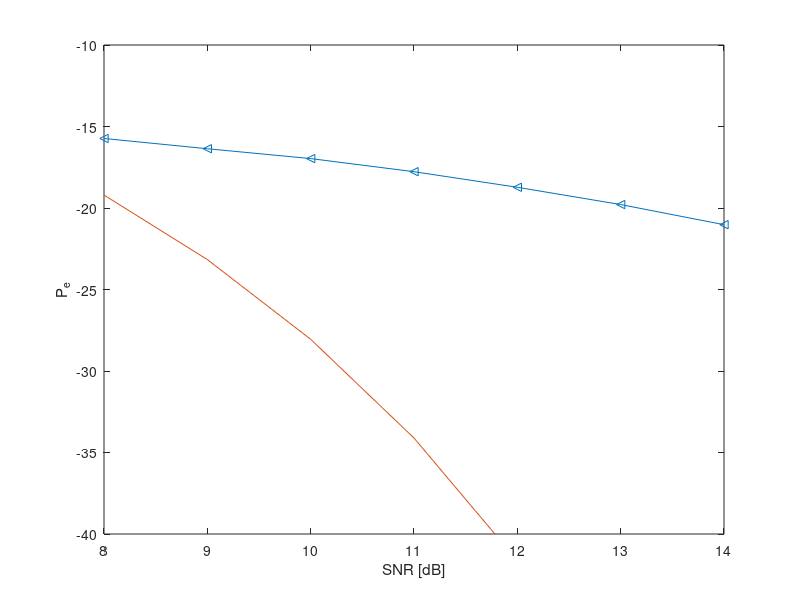

Write MATLAB code to recreate this figure.
clear all; close all; clc;

Perr=[0.0267 0.0231 0.0201 0.0167 0.0134 0.0105 0.0079];
SNR=[8:14];
SNR_lin = 10.^(SNR./10);
sigma_a = 2;
M = 4;
awgn_bound = 4*(1-1/sqrt(M))*qfunc(sqrt(SNR_lin/(sigma_a/2)));


figure,
plot(SNR, 10*log10(Perr),'<-'), hold on, plot(SNR, 10*log10(awgn_bound))
ylim([10*log10(10^-4) 10*log10(10^-1)])
xlabel('SNR [dB]')
ylabel('P_e')
